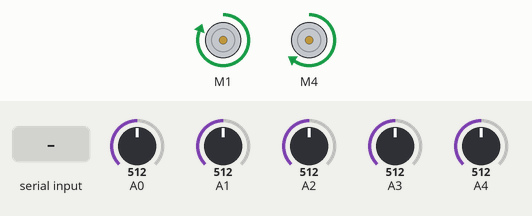
Recording of a sketch running on a simulated Arduino Uno, built with avr-gcc and run on an emulated ATmega328P. Parts: 2 × DC motor (green arrow = forward, orange = backward, longer = faster). Inputs (shaded band) come from the test bench; at power-on: A0 = 512, A1 = 512, A2 = 512, A3 = 512, A4 = 512. What the sketch prints to the serial monitor is not drawn.

Above: at 1.2 s.
1.3 s: "90,45\n" received over Serial
3.5 s: "1\n" received over Serial
Timing chart, 0 to 6.5 s (numbered marks = the images above; inputs shaded):
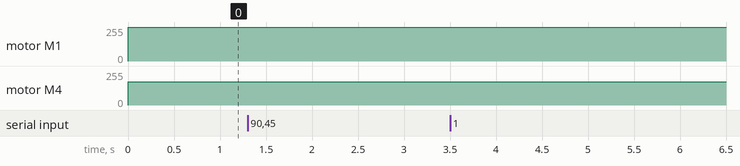

The sketch:

line_follower_try_2.ino
```cpp
// This code is used for driving the robot on a line

#include <AFMotor.h>

#define set_point 2000
#define max_speed 200 //set Max Speed Value
// this is for setting pid parames
#define Kp 0 //set Kp Value
#define Ki 0 //set Ki Value
#define Kd 0 //set Kd Value

AF_DCMotor left_motor(1);
AF_DCMotor right_motor(4);
int command = 0;

int proportional = 0;
int integral = 0;
int derivative = 0;
int last_proportional = 0;
int right_speed = 0;
int left_speed = 0;
int sensors_sum = 0;
int sensors_average = 0;
int sensors[5] = {0, 0, 0, 0, 0};
int Position = 0;
int error_value = 0;
int motor_speed = 120;

void setup()
{
    left_motor.setSpeed(255);
    right_motor.setSpeed(175);
    left_motor.run(RELEASE);
    right_motor.run(RELEASE);
    Serial.begin(9600);
}

void forward()
{
    left_motor.run(FORWARD);
    right_motor.run(FORWARD);
}

void backward()
{
    left_motor.run(FORWARD);
    right_motor.run(BACKWARD);
}

void Stop()

{
    left_motor.run(RELEASE);
    right_motor.run(RELEASE);
}

void pid_calc()
{

    proportional = Position - set_point;
    integral = integral + proportional;
    derivative = proportional - last_proportional;
    last_proportional = proportional;
    error_value = int(proportional * Kp + integral * Ki + derivative * Kd);
}
void calc_turn()
{
    //Restricting the error value between +256.
    if (error_value < -256)
    {
        error_value = -256;
    }
    if (error_value > 256)
    {
        error_value = 256;
    }
    // If error_value is less than zero calculate right turn speed values
    if (error_value < 0)
    {
        right_speed = max_speed + error_value;
        left_speed = max_speed;
    }
    else
    {
        right_speed = max_speed;
        left_speed = max_speed - error_value;
    }
}

void motor_drive(int right_speed, int left_speed)
{
    if (right_speed > 255)
        right_speed = 255;
    if (right_speed < 0)
        right_speed = 0;
    if (left_speed > 255)
        left_speed = 255;
    if (left_speed < 0)
        left_speed = 0;

    left_motor.setSpeed(left_speed);
    right_motor.setSpeed(right_speed);
    left_motor.run(FORWARD);
    right_motor.run(FORWARD);
    delay(100);
}

void loop()
{
    if (Serial.available() > 0)
    {
        command = Serial.parseInt();
        if (command <= 0)
        {
            return;
        }
        if (command == 1)
        {
            Serial.println("Activated");
        }
        else
        {
            Serial.println("Deactivated");
        }
    }

    sensors_sum = 0;

    for (int i = 0; i <= 4; i++)
    {
        sensors[i] = analogRead(i);
        sensors_sum += sensors[i];
    }
    Serial.println("[" + String(sensors[0]) + "," + String(sensors[1]) + "," + String(sensors[2]) + "," + String(sensors[3]) + "," + String(sensors[4]) + "] :" + "Sum > " + String(sensors_sum));


    if (sensors_sum > 4000)
    {
        Serial.println("derailed");
        Stop();
    }
    else if (sensors_sum < 4000)
    {
        forward();
        Serial.println("moving");
    }
    // if (sensors_sum < 4000 && sensors_sum > 0)
    // {
    //     Position = int(sensors_average / sensors_sum);
    //     pid_calc();
    //     calc_turn();
    //     motor_drive(right_speed, left_speed);
    // }

    delay(500);
}
```

Measured:
- after the input at 1.3 s, every drawn part: stays the same
- after the input at 3.5 s, every drawn part: stays the same
